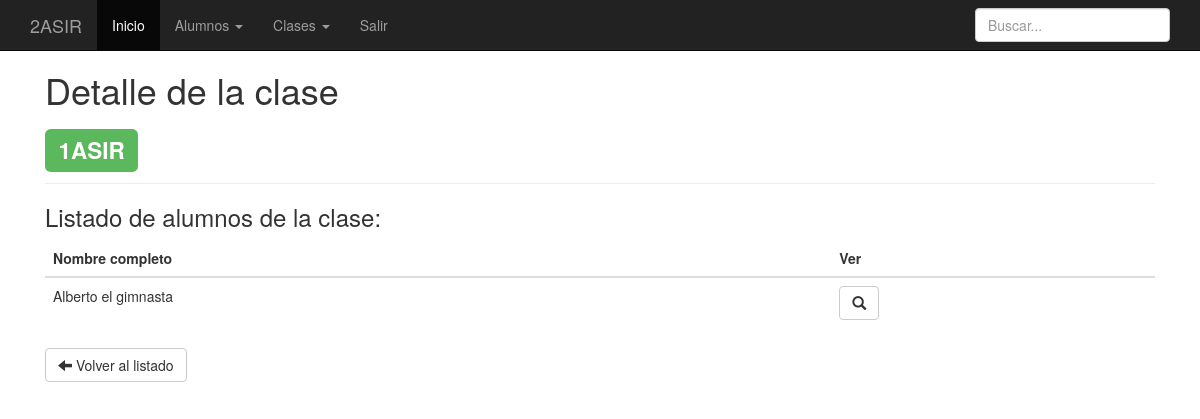
The page /detalle_clase.php?id=3 (signed in) on the database as committed earlier.
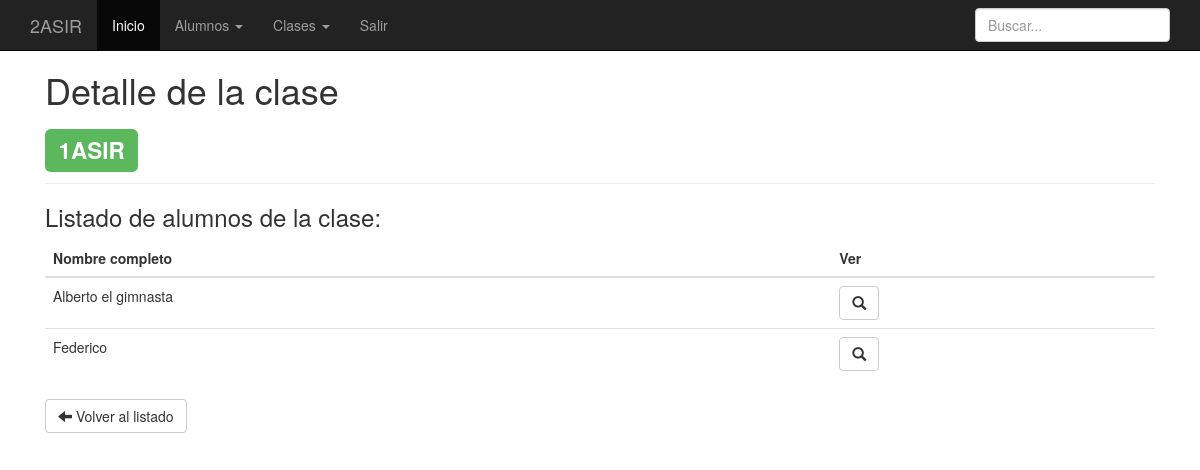
The same page on the database as committed later.
### tables this page shows
CREATE TABLE `alumnos` (
  `id` int(11) unsigned NOT NULL AUTO_INCREMENT,
  `nombreCompleto` varchar(140) NOT NULL DEFAULT '',
  `edad` int(11) DEFAULT NULL,
  `clase` int(10) unsigned DEFAULT NULL,
  `foto` varchar(50) DEFAULT NULL,
  PRIMARY KEY (`id`),
  KEY `fk_clase` (`clase`),
  CONSTRAINT `fk_clase` FOREIGN KEY (`clase`) REFERENCES `clases` (`id`) ON DELETE CASCADE ON UPDATE CASCADE
);

### php/bd.php (called while the page is built, shortened)
<?php
  include_once "ez_sql_core.php";
  include_once "ez_sql_mysql.php";
class Bd
{
  public  $conexion;
  private $usuario      = 'root';
  private $password     = 'root';
  private $base_datos   = 'alumnos';
  function __construct()
  {
    $this->conexion = new ezSQL_mysql($this->usuario, $this->password, $this->base_datos,'localhost');
  }
  function get_clase($idClase){
    $consulta = "select * from clases where id=$idClase";
    $clase = $this->conexion->get_row($consulta);
    return $clase;
  }
  function get_alumnos_clase($idClase){
    $consulta = "select * from alumnos where clase=$idClase";
    $alumnos = $this->conexion->get_results($consulta);
    return $alumnos;
  }
}
?>

### php/ez_sql_mysql.php (called while the page is built, shortened)
<?php
	$ezsql_mysql_str = array
	(
		1 => 'Require $dbuser and $dbpassword to connect to a database server',
		2 => 'Error establishing mySQL database connection. Correct user/password? Correct hostname? Database server running?',
		3 => 'Require $dbname to select a database',
		4 => 'mySQL database connection is not active',
		5 => 'Unexpected error while trying to select database'
	);
	class ezSQL_mysql extends ezSQLcore
	{
		var $encoding = false;
		function ezSQL_mysql($dbuser='', $dbpassword='', $dbname='', $dbhost='localhost', $encoding='')
		{
			$this->dbuser = $dbuser;
			$this->dbpassword = $dbpassword;
			$this->dbname = $dbname;
			$this->dbhost = $dbhost;
			$this->encoding = $encoding;
		}
		function connect($dbuser='', $dbpassword='', $dbhost='localhost')
		{
			global $ezsql_mysql_str; $return_val = false;
			if ( ! $dbuser )
			{
				$this->register_error($ezsql_mysql_str[1].' in '.__FILE__.' on line '.__LINE__);
				$this->show_errors ? trigger_error($ezsql_mysql_str[1],E_USER_WARNING) : null;
			}
			else if ( ! $this->dbh = @mysql_connect($dbhost,$dbuser,$dbpassword,true,131074) )
			{
				$this->register_error($ezsql_mysql_str[2].' in '.__FILE__.' on line '.__LINE__);
				$this->show_errors ? trigger_error($ezsql_mysql_str[2],E_USER_WARNING) : null;
			}
			else
			{
				$return_val = true;
			}
			return $return_val;
		}
		function select($dbname='', $encoding='')
		{
			global $ezsql_mysql_str; $return_val = false;
			if ( ! $dbname )
			{
				$this->register_error($ezsql_mysql_str[3].' in '.__FILE__.' on line '.__LINE__);
				$this->show_errors ? trigger_error($ezsql_mysql_str[3],E_USER_WARNING) : null;
			}
			else if ( ! $this->dbh )
			{
				$this->register_error($ezsql_mysql_str[4].' in '.__FILE__.' on line '.__LINE__);
				$this->show_errors ? trigger_error($ezsql_mysql_str[4],E_USER_WARNING) : null;
			}
			else if ( !@mysql_select_db($dbname,$this->dbh) )
			{
				if ( !$str = @mysql_error($this->dbh))
					  $str = $ezsql_mysql_str[5];
				$this->register_error($str.' in '.__FILE__.' on line '.__LINE__);
				$this->show_errors ? trigger_error($str,E_USER_WARNING) : null;
			}
			else
			{
				if ( $encoding == '') $encoding = $this->encoding;
				$return_val = true;
			}
			return $return_val;
		}
		function query($query)
		{
			$return_val = 0;
			$query = trim($query);
			$this->result = @mysql_query($query,$this->dbh);
			if ( preg_match("/^(insert|delete|update|replace|truncate|drop|create|alter|set|lock|unlock)\s+/i",$query) )
			{
				$is_insert = true;
				$this->rows_affected = @mysql_affected_rows($this->dbh);
				if ( preg_match("/^(insert|replace)\s+/i",$query) )
				{
					$this->insert_id = @mysql_insert_id($this->dbh);
				}
				$return_val = $this->rows_affected;
			}
			else
			{
				$is_insert = false;
				$i=0;
				$num_rows=0;
				while ( $row = @mysql_fetch_object($this->result) )
				{
					$num_rows++;
				}
				$this->num_rows = $num_rows;
				$return_val = $this->num_rows;
			}
			return $return_val;
		}
	}

### php/ez_sql_core.php (called while the page is built, shortened)
<?php
	class ezSQLcore
	{
		var $show_errors      = true;
		var $timers           = array();
		function flush()
		{
			$this->last_result = null;
		}
		function get_row($query=null,$output=OBJECT,$y=0)
		{
			if ( $query )
			{
				$this->query($query);
			}
			if ( $output == OBJECT )
			{
				return $this->last_result[$y]?$this->last_result[$y]:null;
			}
			elseif ( $output == ARRAY_A )
			{
				return $this->last_result[$y]?get_object_vars($this->last_result[$y]):null;
			}
			elseif ( $output == ARRAY_N )
			{
				return $this->last_result[$y]?array_values(get_object_vars($this->last_result[$y])):null;
			}
			else
			{
				$this->show_errors ? trigger_error(" \$db->get_row(string query, output type, int offset) -- Output type must be one of: OBJECT, ARRAY_A, ARRAY_N",E_USER_WARNING) : null;
			}
		}
		function get_results($query=null, $output = OBJECT)
		{
			if ( $query )
			{
				$this->query($query);
			}
			if ( $output == OBJECT )
			{
				return $this->last_result;
			}
		}
		function timer_get_cur()
		{
			list($usec, $sec) = explode(" ",microtime());
			return ((float)$usec + (float)$sec);
		}
		function timer_start($timer_name)
		{
			$this->timers[$timer_name] = $this->timer_get_cur();
		}
		function timer_elapsed($timer_name)
		{
			return round($this->timer_get_cur() - $this->timers[$timer_name],2);
		}
	}

### detalle_clase.php (the view, shortened to what the changed rows need)
<?php
  $idClase = $_GET['id'];
  include_once "php/bd.php";
  $bd = new Bd();
  $datos_clase = $bd->get_clase($idClase);
  $alumnos = $bd->get_alumnos_clase($idClase);
?>
<?php include_once "php/header.php"; ?>
    <div class="container">
      <div class="col-sm-12">
        <h1>Detalle de la clase</h1>
        <h2><span class="label label-success"><?php print $datos_clase->nombre; ?></span></h2>
        <?php if($alumnos!=NULL) { ?>
          <table class="table">
            <thead>
              <tr>
                <th>Nombre completo</th>
                <th>Ver</th>
              </tr>
            </thead>
            <tbody>
              <?php foreach ($alumnos as $alumno){ ?>
                <tr>
                  <td><?php print $alumno->nombreCompleto; ?></td>
                  <td><a href="detalle_alumno.php?id=<?php print $alumno->id; ?>" class="btn btn-default"><span class="glyphicon glyphicon-search" aria-hidden="true"></span></a></td>
                </tr>
              <?php } ?>
            </tbody>
          </table>
        <?php }else{ ?>
          <div class="alert alert-info">No hay alumnos para esta clase</div>
        <?php } ?>
      </div>
    </div>
<?php include_once "php/footer.php"; ?>

Rows that differ between the two databases and show on the page:
now on this page (row edited): alumnos: nombreCompleto "Federico"
